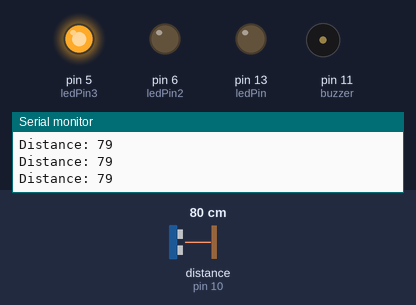
A sketch run on a simulated Arduino Uno, built with avr-gcc and run on an emulated ATmega328P. On the bench: output pins drawn as LEDs (lit = HIGH), buzzer (waves = sounding, pin HIGH), the last lines printed to the serial monitor. Wiring (inferred from the names in the program): ultrasonic range finder: trigger pin 9; echo pin 10. The inputs (shaded band) are chosen by the test bench; at power-on: distance to the obstacle (sensor on pin 10) 80 cm. The echo pulse lasts 58.3 µs per cm; pins used as bus, display or sensor lines are not drawn.

Above: at 1.2 s.
1.3 s: distance to the obstacle (sensor on pin 10) set to 24 cm
2.8 s: distance to the obstacle (sensor on pin 10) set to 19 cm
At 3.9 s:
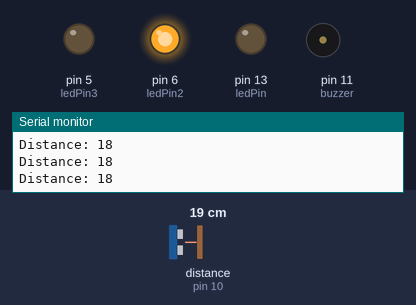
4.3 s: distance to the obstacle (sensor on pin 10) set to 8 cm
7.3 s: distance to the obstacle (sensor on pin 10) set to 5 cm
At 8.1 s:
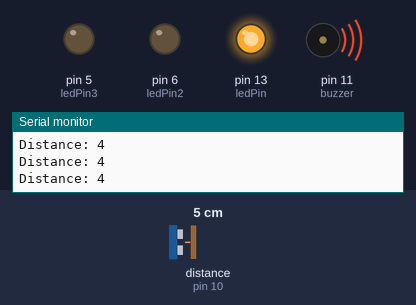
8.8 s: distance to the obstacle (sensor on pin 10) set to 250 cm
At 10.0 s:
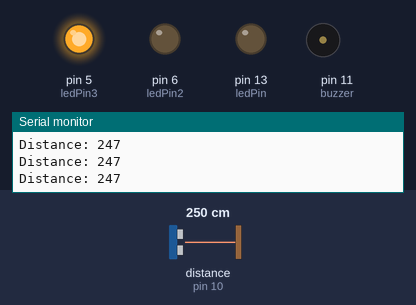
10.3 s: distance to the obstacle (sensor on pin 10) set to 2 cm
At 11.7 s:
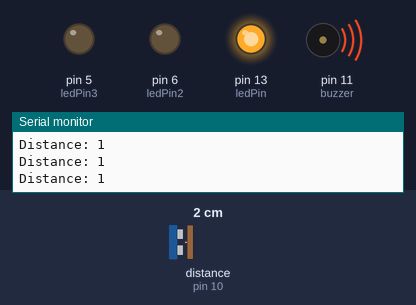
Timing chart, 0 to 12.8 s (numbered marks = the images above; inputs shaded):
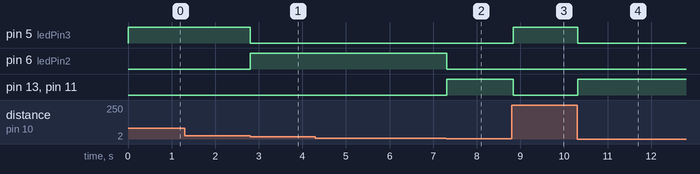

The sketch:

ultrasonic_sight.ino
```cpp
// defines pins numbers
const int trigPin = 9;
const int echoPin = 10;
const int buzzer = 11;
const int ledPin = 13;
const int ledPin2 = 6;
const int ledPin3 =5;


// defines variables
long duration;
int distance;
int safetyDistance;


void setup() {
pinMode(trigPin, OUTPUT); // Sets the trigPin as an Output
pinMode(echoPin, INPUT); // Sets the echoPin as an Input
pinMode(buzzer, OUTPUT);
pinMode(ledPin, OUTPUT);
pinMode(ledPin2, OUTPUT);
pinMode(ledPin3, OUTPUT);
Serial.begin(9600); // Starts the serial communication
}


void loop() {
// Clears the trigPin
digitalWrite(trigPin, LOW);
delayMicroseconds(2);

// Sets the trigPin on HIGH state for 10 micro seconds
digitalWrite(trigPin, HIGH);
delayMicroseconds(10);
digitalWrite(trigPin, LOW);

// Reads the echoPin, returns the sound wave travel time in microseconds
duration = pulseIn(echoPin, HIGH);

// Calculating the distance
distance= duration*0.034/2;

safetyDistance = distance;
if (safetyDistance <= 5){
  digitalWrite(buzzer, HIGH);
  digitalWrite(ledPin, HIGH);
  digitalWrite(ledPin2, LOW);
  digitalWrite(ledPin3, LOW);
  delay(100);

}
else if(safetyDistance >=6&& safetyDistance <=20){
    digitalWrite(buzzer, LOW);
    digitalWrite(ledPin, LOW);
    digitalWrite(ledPin2, HIGH);
    digitalWrite(ledPin3, LOW);

  }
else{
  digitalWrite(buzzer, LOW);
  digitalWrite(ledPin, LOW);
  digitalWrite(ledPin2, LOW);
    digitalWrite(ledPin3, HIGH);
}

// Prints the distance on the Serial Monitor
Serial.print("Distance: ");
Serial.println(distance);
}
```

Measured:
- the behaviour switches between 22 and 21 cm on distance to the obstacle (sensor on pin 10) (found by bisection; images 0 and 1)
- the behaviour switches between 7 and 6 cm on distance to the obstacle (sensor on pin 10) (found by bisection; images 1 and 2)
- after the input at 2.8 s, pin 5 (ledPin3): HIGH → LOW at once; pin 6 (ledPin2): LOW → HIGH at once
- after the input at 7.3 s, pin 6 (ledPin2): HIGH → LOW at once; pin 13 (ledPin), pin 11 (buzzer): LOW → HIGH at once
- after the input at 8.8 s, pin 5 (ledPin3): LOW → HIGH at once; pin 13 (ledPin), pin 11 (buzzer): HIGH → LOW at once
- after the input at 10.3 s, pin 5 (ledPin3): HIGH → LOW at once; pin 13 (ledPin), pin 11 (buzzer): LOW → HIGH at once
